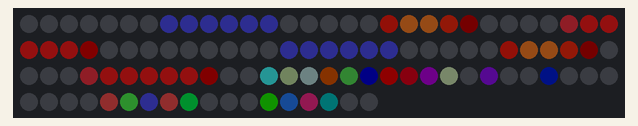
Bench run of a sketch on a simulated Arduino Uno, built with avr-gcc and run on an emulated ATmega328P. On the bench: 108 RGB LEDs in strip order, left to right, continuing on the next row. Dim RGB values are drawn brighter than linear.

Above: at 0.1 s.
At 0.6 s:
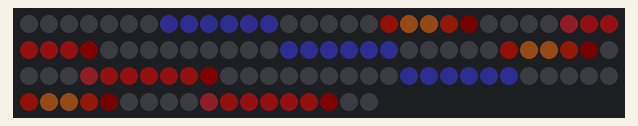

The sketch:

ledmatrix1.ino
```cpp
/* Start of Code */

#include "FastLED.h"

// How many leds are connected?
#define NUM_LEDS 108

// Define the Pins
#define DATA_PIN 6

// Define the array of leds
CRGB leds[NUM_LEDS];

// Put color values in arrays
long invader1a[] =
{
0x000000, 0x000000, 0x000000, 0x000000, 0x000000, 0x000002, 0x000003, 0x3f47cc, 0x3f47cc, 0x3f47cc, 0x3f47cc, 0x3f47cc, 0x3f47cc, 0x010002, 0x030002, 0x000000, 0x000000, 0x000000, 0xe32317, 0xfe8025, 0xff7f28, 0xe62e18, 0x120000, 0x000000, 0x000000, 0x000000, 0x000100, 0xc32d34, 0xed1b24, 0xed1b24, 0xed1b24, 0xed1b24, 0xed1b24, 0x470607, 0x000100, 0x000001, 0x000000, 0x000000, 0x000000, 0x000000, 0x000000, 0x000002, 0x000003, 0x3f47cc, 0x3f47cc, 0x3f47cc, 0x3f47cc, 0x3f47cc, 0x3f47cc, 0x010002, 0x030002, 0x000000, 0x000000, 0x000000, 0xe32317, 0xfe8025, 0xff7f28, 0xe62e18, 0x120000, 0x000000, 0x000000, 0x000000, 0x000100, 0xc32d34, 0xed1b24, 0xed1b24, 0xed1b24, 0xed1b24, 0xed1b24, 0x470607, 0x000100, 0x000001,
};
long invader1b[] =
{
0x000000, 0x000000, 0x000000, 0x000000, 0x000000, 0x000002, 0x000003, 0x3f47cc, 0x3f47cc, 0x3f47cc, 0x3f47cc, 0x3f47cc, 0x3f47cc, 0x010002, 0x030002, 0x000000, 0x000000, 0x000000, 0xe32317, 0xfe8025, 0xff7f28, 0xe62e18, 0x120000, 0x000000, 0x000000, 0x000000, 0x000100, 0xc32d34, 0xed1b24, 0xed1b24, 0xed1b24, 0xed1b24, 0xed1b24, 0x470607, 0x000100, 0x000001, 0x000000, 0x000000, 0x000000, 0x000000, 0x000000, 0x000002, 0x000003, 0x3f47cc, 0x3f47cc, 0x3f47cc, 0x3f47cc, 0x3f47cc, 0x3f47cc, 0x010002, 0x030002, 0x000000, 0x000000, 0x000000, 0xe32317, 0xfe8025, 0xff7f28, 0xe62e18, 0x120000, 0x000000, 0x000000, 0x000000, 0x000100, 0xc32d34, 0xed1b24, 0xed1b24, 0xed1b24, 0xed1b24, 0xed1b24, 0x470607, 0x000100, 0x000001,
};

void setup() {
FastLED.addLeds<WS2812, 6 , GRB>(leds, NUM_LEDS);
}

void loop() {


// Loop for the Matrix example

FastLED.clear();
for(int i = 0; i < NUM_LEDS; i++) {
leds[i] = invader1a[i];
}
FastLED.setBrightness(20);
FastLED.show();
delay(500);

for(int i = 0; i < NUM_LEDS; i++) {
leds[i] = invader1b[i];
}

FastLED.setBrightness(20);
FastLED.show();
delay(500);


}

/* End of Code */
```

Measured:
- what the display in image 1 shows lasts 0.5 s, from 0.5 s to 1.0 s
